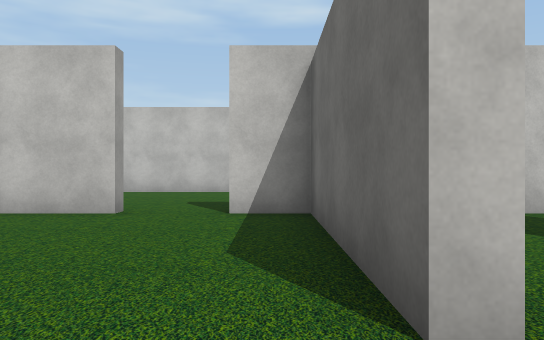
View 1 (above)

24 first-person views from a walk through a 3-D level made in the Unity game engine. The camera is 1.2 m above the floor, looks level and sees 70° across. The floor is counted in squares, 2 m on a side. Each view is taken from the middle of a square. On the plan, view 1 faces up. The plan holds only what a view shows up to about 11 squares ahead; the rest is blank. The place goes on beyond the plan. The player is left out. Some surface patterns are stand-ins.

View 2
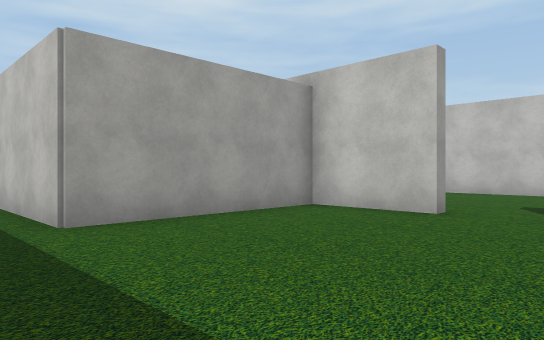

View 3
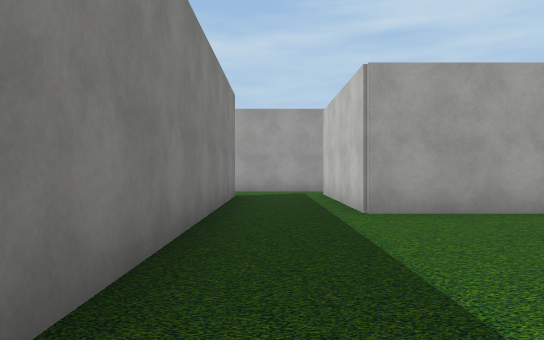

View 4
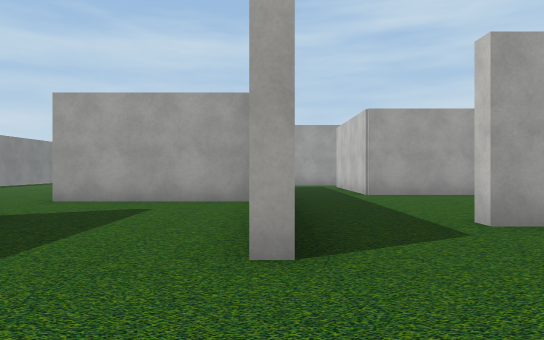

View 5
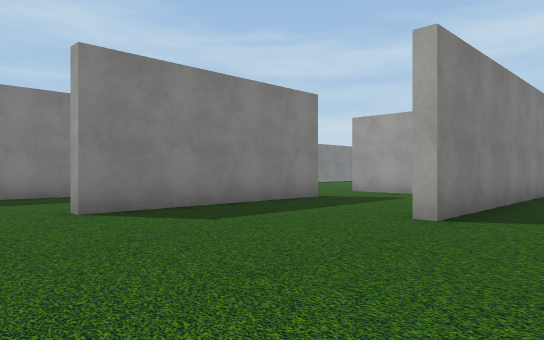

View 6
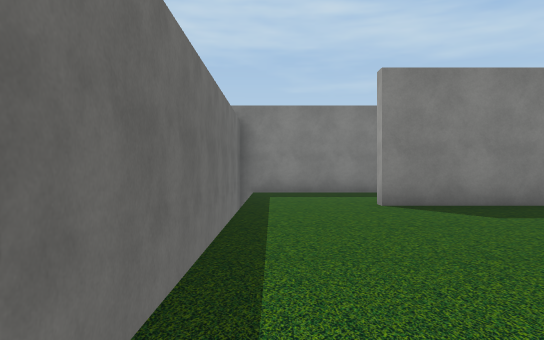

View 7
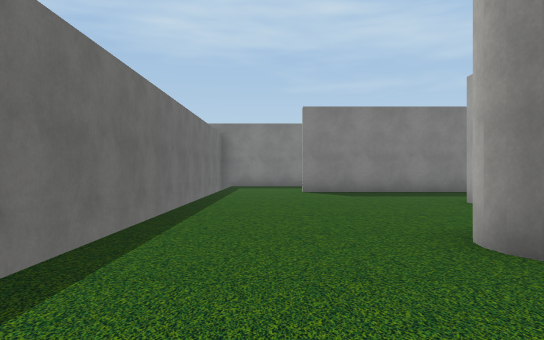

View 8
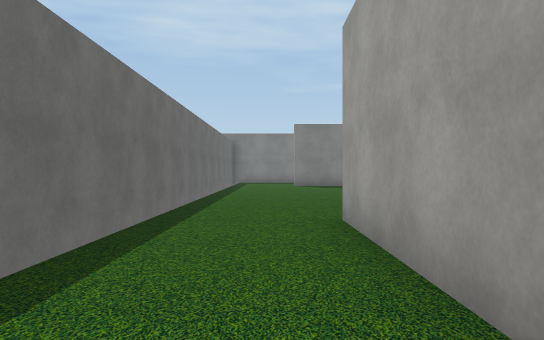

View 9
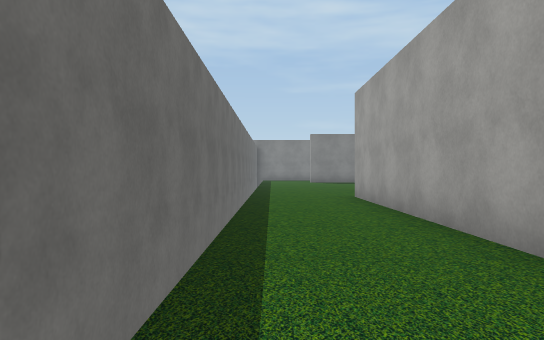

View 10
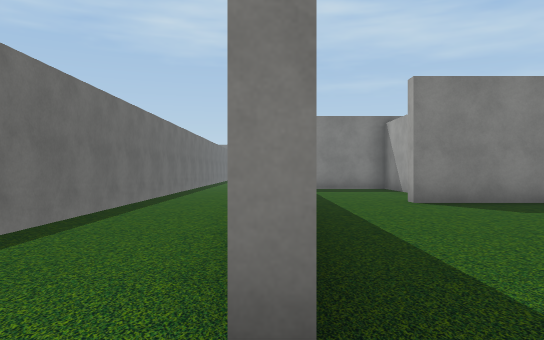

View 11
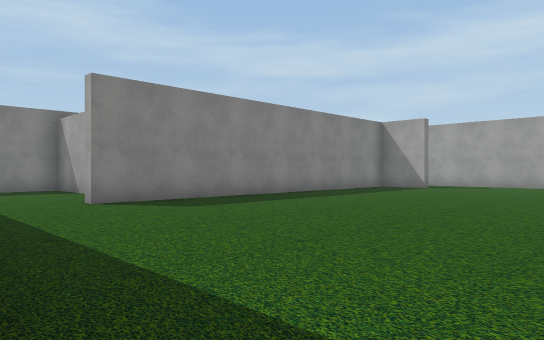

View 12
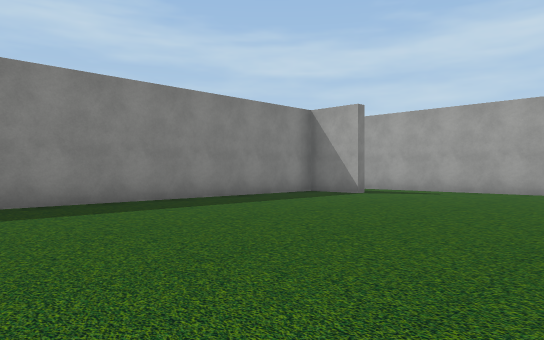

View 13
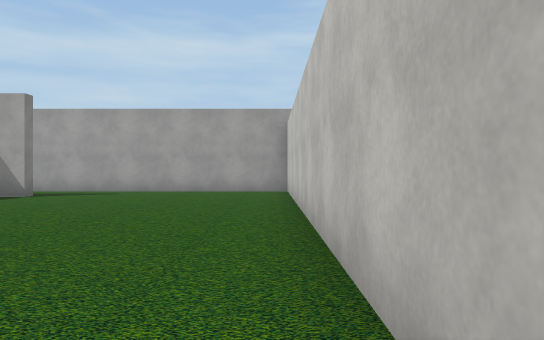

View 14
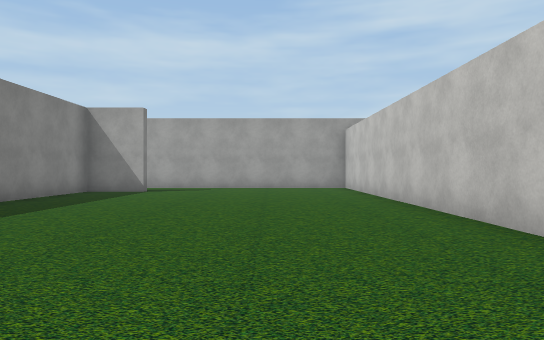

View 15
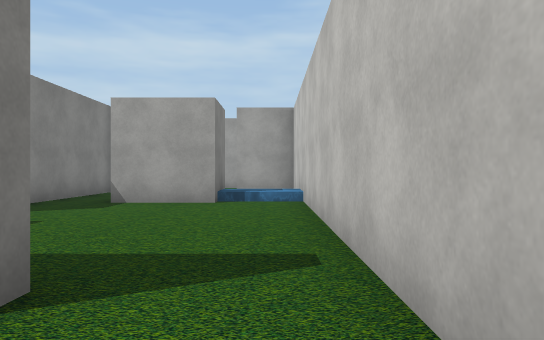

View 16
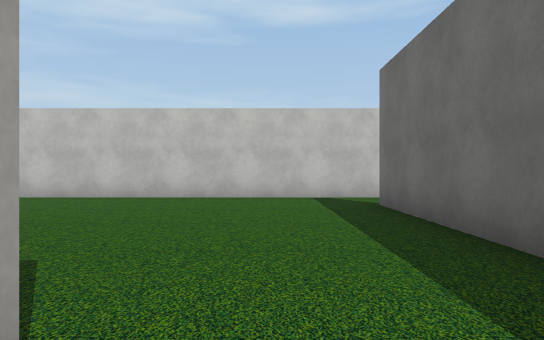

View 17
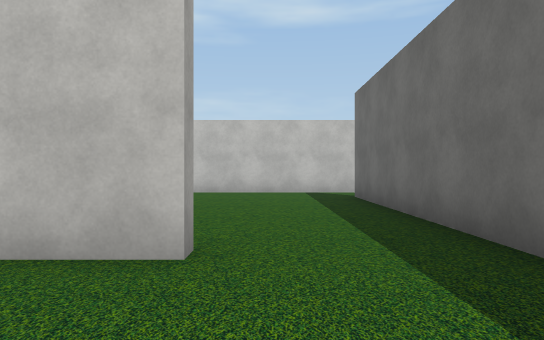

View 18
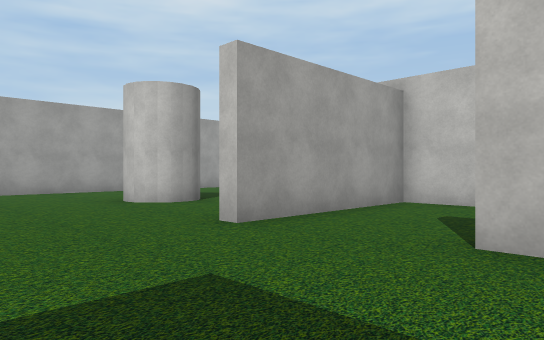

View 19
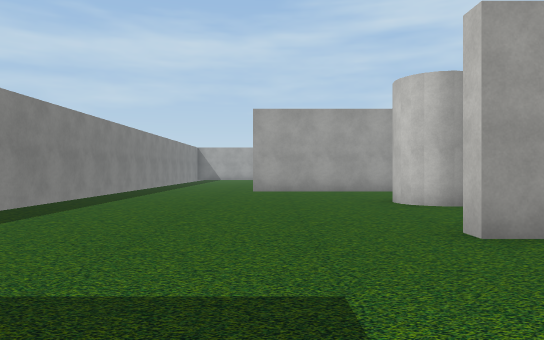

View 20
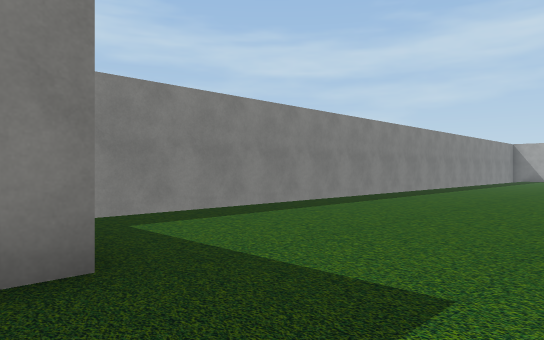

View 21
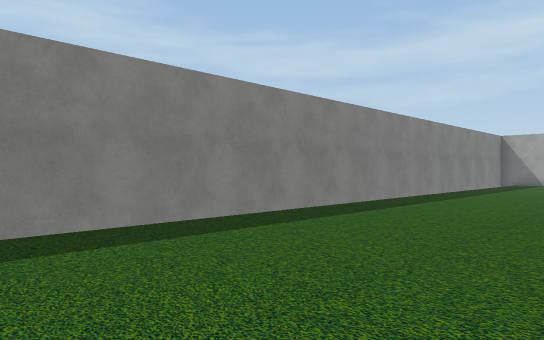

View 22
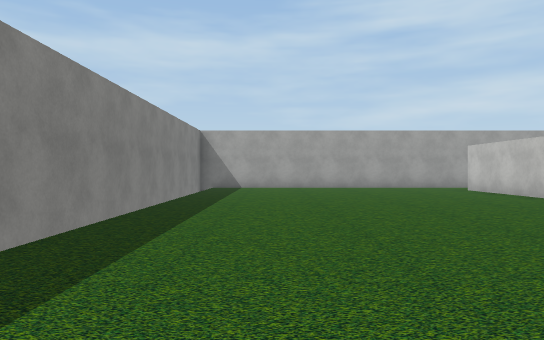

View 23
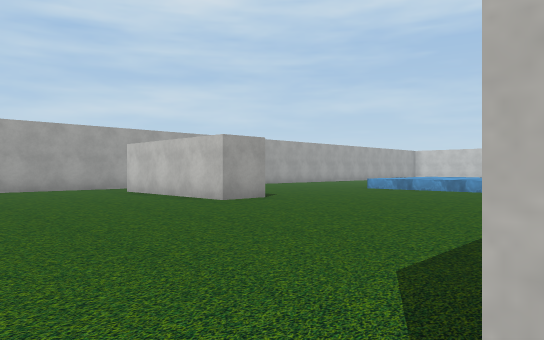

View 24
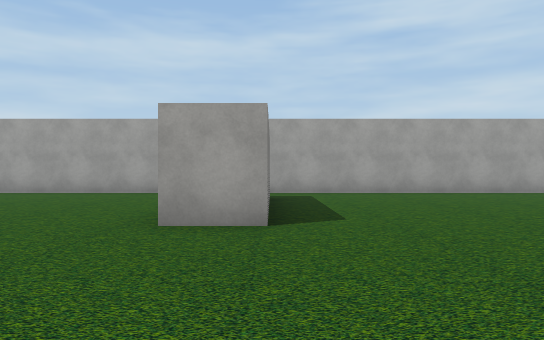

### Floor plan
Points are (right, up) in squares from view 1. A wall is a line through its corners. A room is listed if a view was taken in it or the views show most of it. See-through windows are left out.
Room 1 (views 1, 2)
walls: (0.5, 1.3) (0.5, 5.3) (-0.6, 5.3); (-2.2, 5.8) (-2.2, 5.3) (-4.3, 5.3) (-4.3, 1.3) (-8.5, 1.3); (-7.7, -0.8) (0.4, -0.8); (-9.9, 1.5) (-9.9, -1.1)
ways out: opening at (-8.5, -1) to room 2; opening at (1, 0.5) to room 2; opening at (-1.5, 6) to room 5
Room 2 (views 3, 4, 5, 6, 7, 8, 9, 18, 19, 20, 21, 22, 23, 24)
walls: (-9.9, -3.2) (-9.9, -7.6); (-16.2, -2) (-16.2, -3.2) (-20.5, -3.2); (-1.1, -1.1) (-2.4, -1.1) (-2.4, -5.2); (-22.2, 5.1) (-22.2, -2.1); (0.4, -0.8) (2.4, -0.8) (2.4, -1.2); (0.9, 2) (0.9, 1.3); (0, -4.5) (5.3, -4.5); (-22.2, -4.6) (-22.2, -9.1); (0.5, -4.8) (0, -4.8); (0.1, -8.3) (0.6, -8.3); (-20, -11.4) (-1, -11.4); (4, -8.3) (7.9, -8.3); (5.1, 11.4) (5.1, 5.3); (7.9, -5) (7.9, 14); (7.9, -5.6) (7.9, -5.1)
low walls: (-13.4, 3.2) (-14.4, 3.2)
ways out: opening at (-8.5, -1) to room 1; opening at (1, 0.5) to room 1; opening at (5, 17.5) to room 3; opening at (2, 3); opening at (3.5, 4.5)
Room 3 (views 10, 11, 12, 13, 14)
walls: (-7.7, 12.5) (-7.7, 10.9) (2.4, 10.9) (2.4, 10.6); (-9.9, 18.5) (-9.9, 11.2); (4.9, 10.6) (4.9, 16.7) (5.2, 16.7); (5.4, 18.4) (-9.5, 18.4)
ways out: opening at (5, 17.5) to room 2; opening at (3.5, 11) to room 4
Room 4 (views 15, 16, 17)
walls: (2.4, 10.6) (0.4, 10.6); (1.4, 7.8) (1.4, 6); (1.8, 5.7) (2.9, 5.7)
ways out: opening at (3.5, 11) to room 3; opening at (1, 9.5) to room 5
Room 5 (no view inside)
walls: (-5, 8.8) (-4.1, 8.8) (-4.1, 7); (0.4, 10.6) (-4.5, 10.6)
ways out: opening at (-1.5, 6) to room 1; opening at (1, 9.5) to room 4; opening at (-5, 9.5); gap at (-5, 7)

Where each view was taken, in squares from view 1:
view 1: 0 up, 0 right, facing up
view 2: 0 up, 0 right, facing up-left
view 3: 0 up, 1 right, facing left
view 4: 1 down, 5 right, facing left
view 5: 1 up, 7 right, facing down-left
view 6: 2 up, 7 right, facing down
view 7: 6 up, 6 right, facing down
view 8: 10 up, 6 right, facing down
view 9: 14 up, 7 right, facing down
view 10: 18 up, 5 right, facing down
view 11: 18 up, 5 right, facing down-left
view 12: 18 up, 1 right, facing down-left
view 13: 18 up, 1 right, facing left
view 14: 16 up, 3 right, facing left
view 15: 10 up, 3 right, facing left
view 16: 10 up, 3 right, facing up
view 17: 8 up, 3 right, facing up
view 18: 8 down, 1 right, facing up-left
view 19: 7 down, 1 right, facing left
view 20: 6 down, 1 right, facing down-left
view 21: 7 down, 5 left, facing down-left
view 22: 9 down, 9 left, facing left
view 23: 8 down, 10 left, facing up-left
view 24: 2 down, 12 left, facing left
